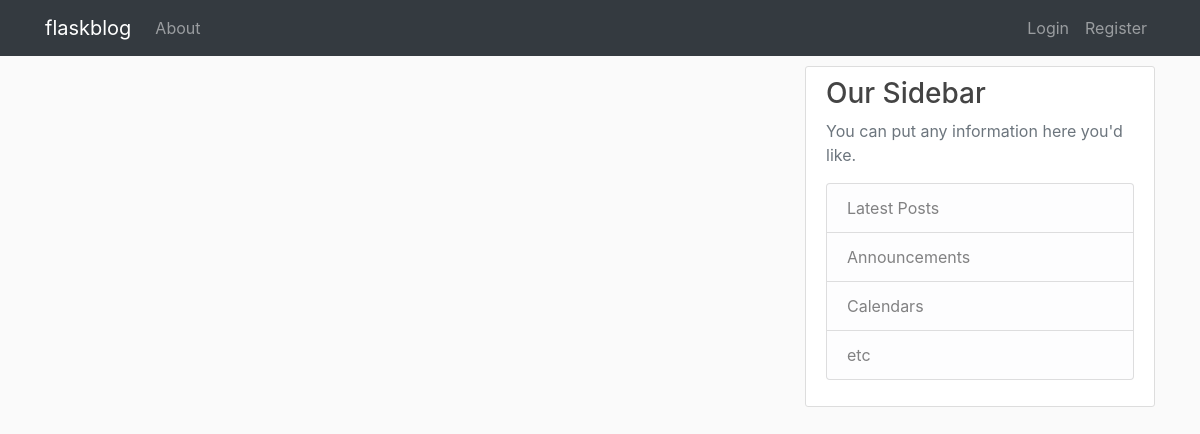
Before: / with the older database file.
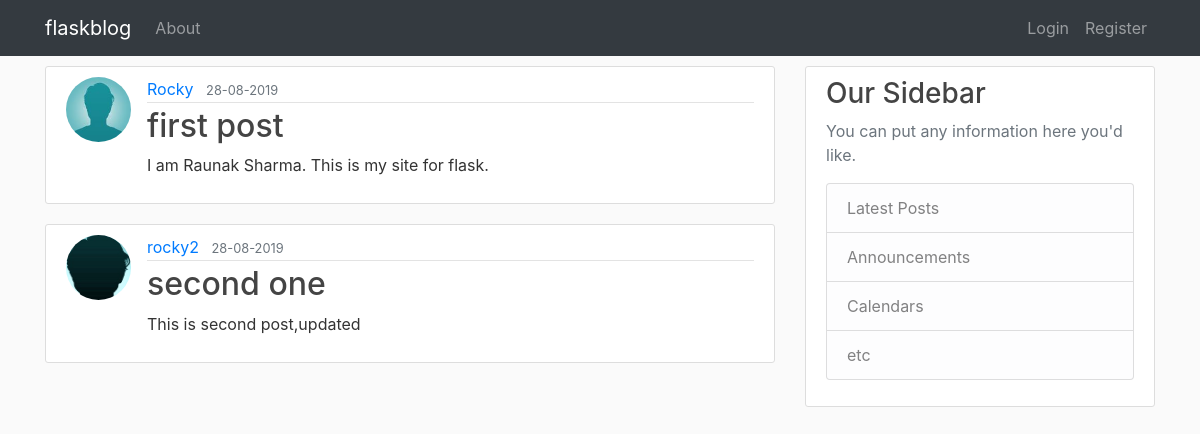
After: the same page with the newer database file.
### flaskblog/models.py (models this page shows, shortened)
class Post(db.Model):
    id = db.Column(db.Integer,primary_key = True)
    title= db.Column(db.String(100),nullable = False)
    date_posted = db.Column(db.DateTime,nullable = False,default =datetime.utcnow)
    content= db.Column(db.Text,nullable = False)
    user_id = db.Column(db.Integer,db.ForeignKey('user.id'),nullable=False)

class User(db.Model,UserMixin):
    id = db.Column(db.Integer,primary_key = True)
    username = db.Column(db.String(10),nullable = False,unique = True)
    email = db.Column(db.String(20),nullable = False,unique = True)
    image_file = db.Column(db.String(20),nullable = False,default = 'default.jpg')
    password = db.Column(db.String(60),nullable = False)
    post = db.relationship('Post',backref='author',lazy=True)

### flaskblog/routes.py (the view)
@app.route("/")
def home():
    posts = Post.query.all()
    return render_template('home.html',posts = posts)

### flaskblog/templates/home.html
{% extends "layout.html" %}
    {% block content%}
        {% for post in posts%}
        <article class="media content-section">
          <img src="{{ url_for('static',filename = 'profile_pics/'+post.author.image_file )}}" alt="" class="rounded-circle article-img">
                <div class="media-body">
                  <div class="article-metadata">
                    <a class="mr-2" href="#">{{ post.author.username }}</a>
                    <small class="text-muted">{{ post.date_posted.strftime('%d-%m-%Y') }}</small>
                  </div>
                  <h2><a class="article-title" href="{{url_for('post',post_id = post.id)}}">{{ post.title }}</a></h2>
                  <p class="article-content">{{ post.content }}</p>
                </div>
        </article>
        {% endfor%}
    {% endblock %}

### flaskblog/templates/layout.html (shortened to what this page needs)
<html lang="en">
<head>
    <link rel="stylesheet" href="https://stackpath.bootstrapcdn.com/bootstrap/4.1.3/css/bootstrap.min.css"
>
    <link rel="stylesheet" type="text/css" href="{{ url_for('static', filename='main.css') }}">
</head>
<body>
    <nav class="navbar navbar-expand-md navbar-dark bg-dark">
        <div class="container">
            <a class="navbar-brand" href="/">flaskblog</a>
            <div class="collapse navbar-collapse" id="navbarSupportedContent">
                <div class="navbar-nav mr-auto">
                    <li class="nav-item">
                        <a class="nav-link" href="{{url_for('about')}}">About</a>
                    </li>
                </div>
                <div class="navbar-nav">
                    {% if current_user.is_authenticated %}
                    <a class="nav-item nav-link" href="{{url_for('new_post')}}">New Post</a>
                    <a class="nav-item nav-link" href="{{url_for('account')}}">Account</a>
                    <a class="nav-item nav-link" href="{{url_for('logout')}}">Logout</a>
                    {% else %}
                        <a class="nav-item nav-link" href="{{url_for('login')}}">Login</a>
                        <a class="nav-item nav-link" href="{{url_for('register')}}">Register</a>
                    {% endif %}
                </div>
            </div>
        </div>
    </nav>
    <main role="main" class="container">
        <div class="row">
            <div class="col-md-8">
                {% block content %}
                {% endblock %}
            </div>
            <div class="col-md-4">
                <div class="content-section">
                    <h3>Our Sidebar</h3>
                    <p class='text-muted'>You can put any information here you'd like.
                        <ul class="list-group">
                            <li class="list-group-item list-group-item-light">Latest Posts</li>
                            <li class="list-group-item list-group-item-light">Announcements</li>
                            <li class="list-group-item list-group-item-light">Calendars</li>
                            <li class="list-group-item list-group-item-light">etc</li>
                        </ul>
                    </p>
                </div>
            </div>
        </div>
    </main>
</body>
</html>

### flaskblog/static/main.css (style rules this page uses)
body { background: #fafafa; color: #333333; }
h1, h2, h3, h4, h5, h6 { color: #444444; }
.content-section { background: #ffffff; padding: 10px 20px; border: 1px solid #dddddd; border-radius: 3px; margin-bottom: 20px; margin-top: 10px; }
.article-title { color: #444444; }
.article-content { white-space: pre-line; }
.article-img { height: 65px; width: 65px; margin-right: 16px; }
.article-metadata { padding-bottom: 1px; margin-bottom: 4px; border-bottom: 1px solid #e3e3e3 }

Changed rows visible on the page:
added Post: image_file (picture), author.username "Rocky", date_posted "28-08-2019", title "first post", content "I am Raunak Sharma. This is my site for flask."
added Post: image_file (placeholder picture), author.username "rocky2", date_posted "28-08-2019", title "second one", content "This is second post,updated"
